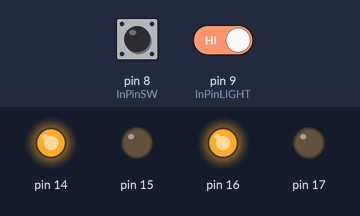
Bench run of a sketch on a simulated Arduino Uno, built with avr-gcc and run on an emulated ATmega328P. Parts: output pins drawn as LEDs (lit = HIGH). The test bench sets the inputs (shaded band); at power-on: pin 9 (InPinLIGHT) HIGH, pin 8 (InPinSW) HIGH. EEPROM starts erased.

Above: at 3.1 s.
3.2 s: pin 9 (InPinLIGHT) driven LOW
At 6.1 s:
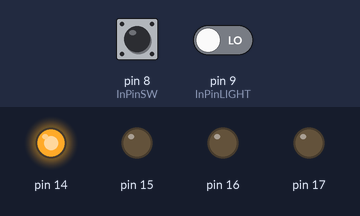
6.2 s: pin 9 (InPinLIGHT) driven HIGH
At 8.9 s:
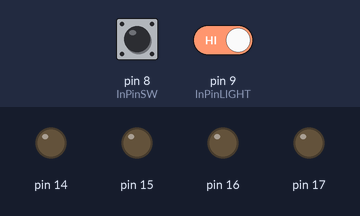
Timing chart, 0 to 10.4 s (numbered marks = the images above; inputs shaded):
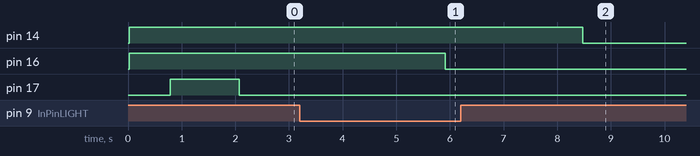

The sketch:

AER5_ARM_8M_feb12_v0.ino
```cpp
#include <EEPROM.h>

byte InPinSW = 8;    // pushbutton connected to digital pin 12
byte InPinLIGHT = 9;    // lIGHT connected to digital pin 13
byte val = 0;      // variable to store the read value
//byte PortIn = 0;

void setup() {
  DDRC = 0b00001111;
  PORTC = 0b00000000;
  DDRB = 0;
  DDRD = 0;
  cli(); // No interrupts
}

void loop() {
  //Start delay for contact bounce
  delay(1000); //0,1 sec
  delay(1000); //0,1 sec

  //Up or Down condition check in EEPROM
  float dataF = 0;
  EEPROM.get(6, dataF);
  ///////////////////////////////////////////////////////////
  if (dataF == 0)
  {
  // If Up condition we write Down condition in EEPROM
    float dataF = 1;
    EEPROM.put(6, dataF);

  //Turn On Light and Up motor in Half speed
    PORTC = 0b00000011; // UP + LIGHT
  //Delay for 1.5 sec
    for (int i = 0; i < 150; i++) // first 2 sec
    {
      delay(1000);
    }
    val = bitRead(PINB,0); //SW STOP
      if (val == 0)
      {
        goto loop1;
      }
      else {}

  //Turn On Light and Up motor in Full speed
    PORTC = 0b00001011; // UP + LIGHT
  //Delay for 2.5 sec
    for (int i = 0; i < 250; i++) // first 2 sec
    {
      delay(1000);
    }

  //Turn On Light and Up motor in Half speed
    PORTC = 0b00000011; // UP + LIGHT
  //Delay for 0.5 sec
    for (int i = 0; i < 50; i++) // first 2 sec
    {
      delay(1000);
    }

  //Main moving 7 sec
    for (int i = 0; i < 700; i++) // timeout 9 sec
    {
      delay(1000);

   //If we get Stop command we stop moving
      val = bitRead(PINB,0); //SW STOP
      if (val == 0)
      {
         break;
      }
      else {}
    }
  }
///////////////////////////////////////////////
  else
  {
  //If Down condition we write Up condition in EEPROM
    float dataF = 0;
    EEPROM.put(6, dataF);

  //Turn On Light and Down motor in Half speed
    PORTC = 0b00000101; //DOWN + LIGNT
  //Delay for 1.5 sec
    for (int i = 0; i < 150; i++) // first 2 sec
    {
      delay(1000);
    }
    val = bitRead(PINB,0); //SW STOP
      if (val == 0)
      {
        goto loop1;
      }
      else {}

  //Turn On Light and Down motor in Full speed
    PORTC = 0b00001101; // UP + LIGHT
  //Delay for 2.5 sec
    for (int i = 0; i < 250; i++) // first 2 sec
    {
      delay(1000);
    }

  //Turn On Light and Down motor in Half speed
    PORTC = 0b00000101; //DOWN + LIGNT
  //Delay for 0.5 sec
    for (int i = 0; i < 50; i++) // first 2 sec
    {
      delay(1000);
    }

  //Main moving 7 sec
    for (int i = 0; i < 700; i++) // timeout 9 sec
    {
      delay(1000);

      // If we get Stop command we stop moving
      val = bitRead(PINB,0); //SW STOP
      if (val == 0)
      {
        break;
      }
      else {}
    }
  }


loop1:
      PORTC = 0b00000000;
      val = bitRead(PINB,1); //Light
      if (val == 0)
      {
        //Turn On Light and Down motor in Half speed
        PORTC = 0b00000001; //DOWN + LIGNT
        //Delay for 5 sec
        for (int i = 0; i < 500; i++) // 5 sec
        {
          delay(1000);
        }
      }
      delay(1000);

      PORTC = 0b00000000;
  goto loop1;

}
```

Measured:
- after the input at 3.2 s, pin 14: stays HIGH (without the input it goes to LOW after 2.7 s)
- after the input at 6.2 s, pin 14: HIGH → LOW after 2.3 s
